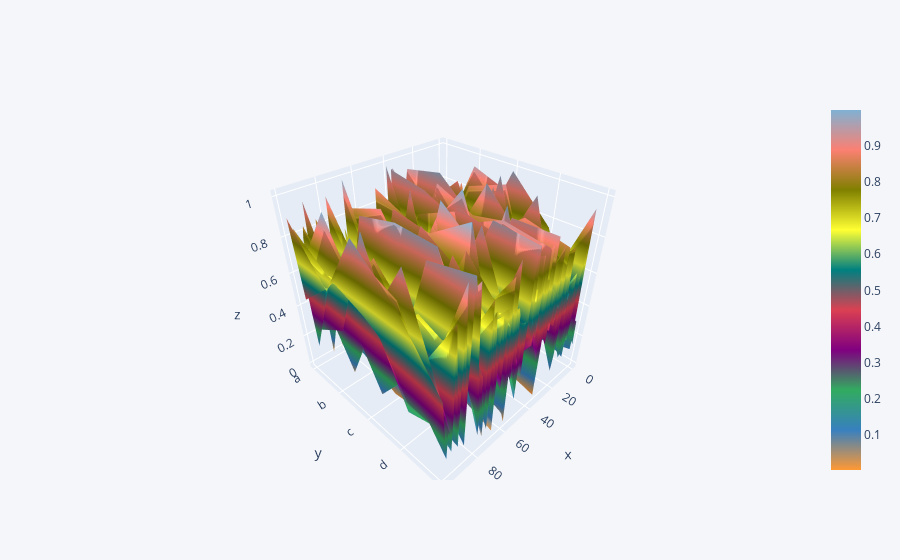

The cell this chart's notebook holds for it:
### Code cell
df5.iplot(kind = 'surface')  #df5.iplot(kind='scatter', x='a', y='b', mode='markers', size=7, symbol='x',colorscale = 'paired')

### Figure 1 — Plotly figure (JSON) as saved in the notebook; plotly's stock layout.template omitted (floating-point values rounded to 4 significant figures; data arrays with more than 128 entries replaced by an {"elided": "..."} marker saying what was removed)
{"data": [{"colorscale": [[0, "rgb(255, 153, 51)"], [0.1111, "rgb(55, 128, 191)"], [0.2222, "rgb(50, 171, 96)"], [0.3333, "rgb(128, 0, 128)"], [0.4444, "rgb(219, 64, 82)"], [0.5556, "rgb(0, 128, 128)"], [0.6667, "rgb(255, 255, 51)"], [0.7778, "rgb(128, 128, 0)"], [0.8889, "rgb(251, 128, 114)"], [1, "rgb(128, 177, 211)"]], "type": "surface", "x": [0, 1, 2, 3, 4, 5, 6, 7, 8, 9, 10, 11, 12, 13, 14, 15, 16, 17, 18, 19, 20, 21, 22, 23, 24, 25, 26, 27, 28, 29, 30, 31, 32, 33, 34, 35, 36, 37, 38, 39, 40, 41, 42, 43, 44, 45, 46, 47, 48, 49, 50, 51, 52, 53, 54, 55, 56, 57, 58, 59, 60, 61, 62, 63, 64, 65, 66, 67, 68, 69, 70, 71, 72, 73, 74, 75, 76, 77, 78, 79, 80, 81, 82, 83, 84, 85, 86, 87, 88, 89, 90, 91, 92, 93, 94, 95, 96, 97, 98, 99], "y": ["a", "b", "c", "d", "e"], "z": {"elided": "5x100 float values"}}], "layout": {"legend": {"bgcolor": "#F5F6F9", "font": {"color": "#4D5663"}}, "paper_bgcolor": "#F5F6F9", "plot_bgcolor": "#F5F6F9", "title": {"font": {"color": "#4D5663"}}, "xaxis": {"gridcolor": "#E1E5ED", "showgrid": true, "tickfont": {"color": "#4D5663"}, "title": {"font": {"color": "#4D5663"}, "text": ""}, "zerolinecolor": "#E1E5ED"}, "yaxis": {"gridcolor": "#E1E5ED", "showgrid": true, "tickfont": {"color": "#4D5663"}, "title": {"font": {"color": "#4D5663"}, "text": ""}, "zerolinecolor": "#E1E5ED"}}}
